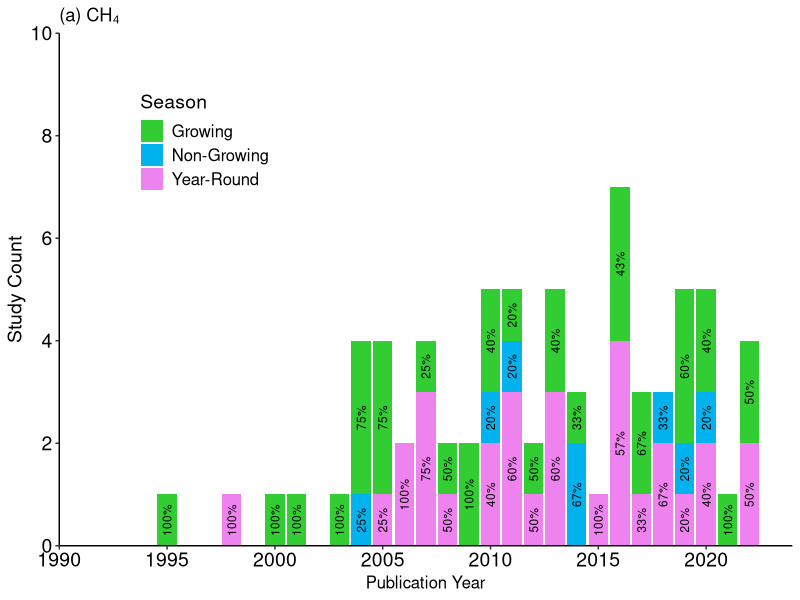
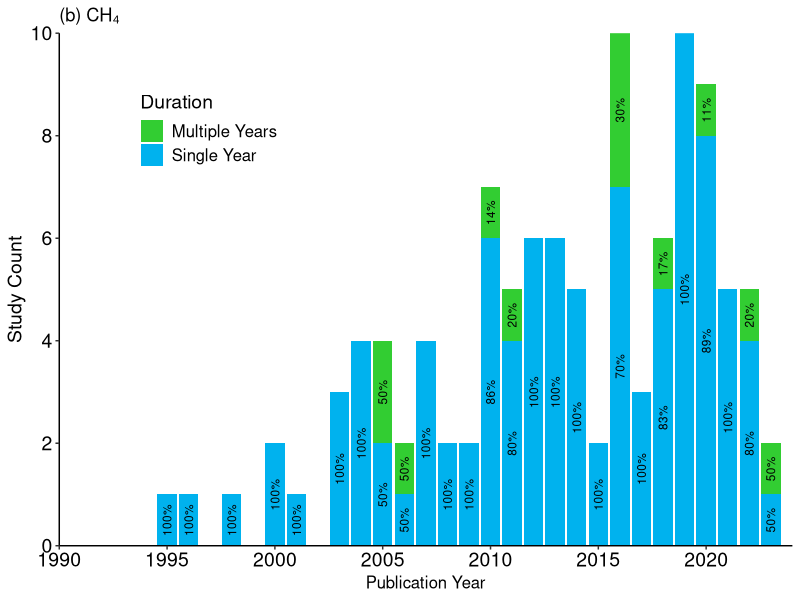
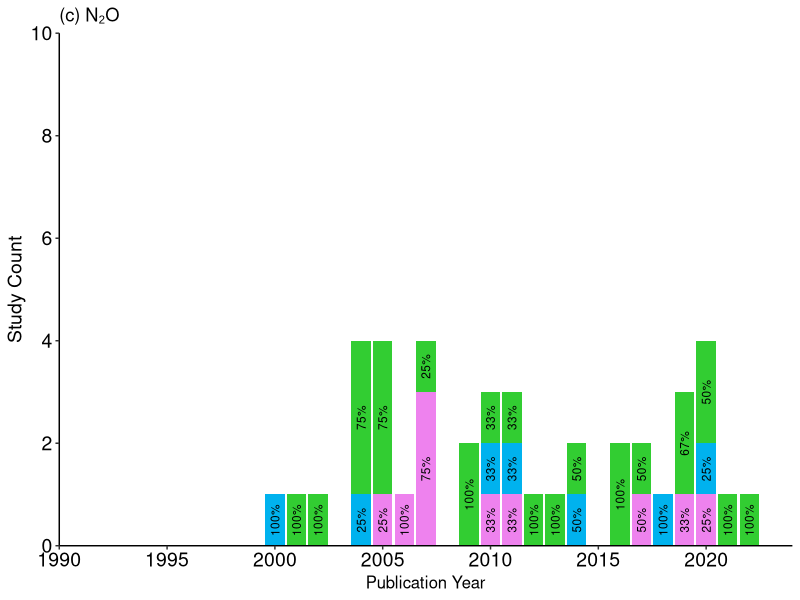
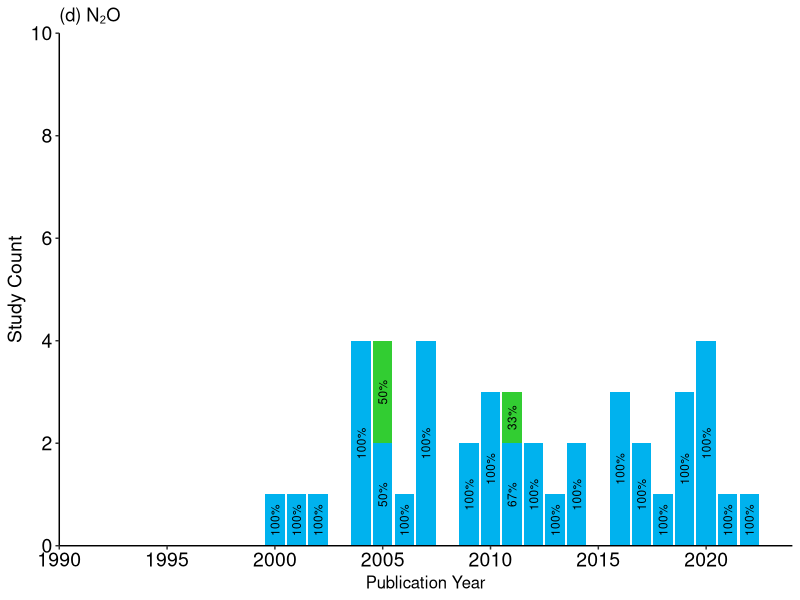
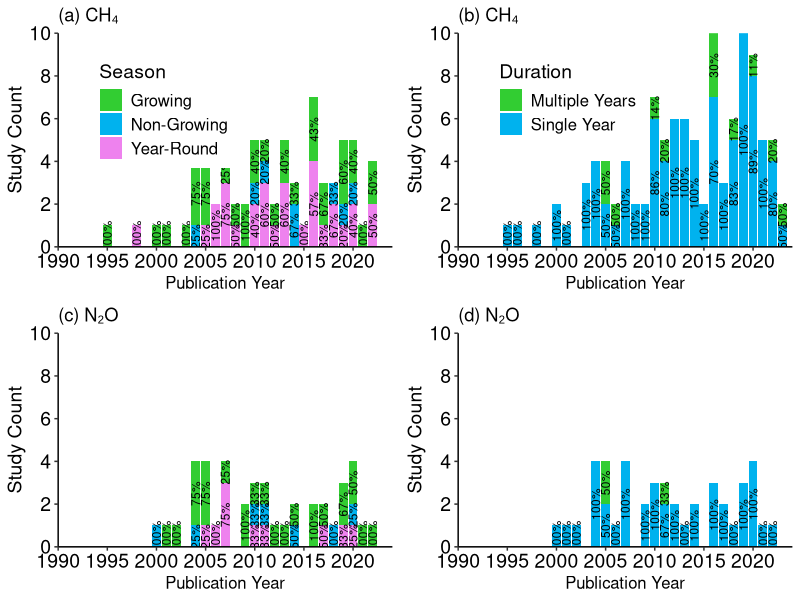

The R source for these figures, in order:
#To prepare figures for study period and study length
#Figure 6
library(tidyverse); library(ggpubr)

#read data
GHG.CH4 <- read.csv("input/Canada GHG storage lit review data 20240611.csv",header = T)



#CH4
#obtain studies with field measurement 
GHG.storage <- GHG.CH4[grepl("Storage", GHG.CH4$GHG.source),]
GHG.storage <- GHG.storage[GHG.storage$CH4 == TRUE,]
GHG.storage <- GHG.storage %>%
  filter(str_detect(Technique, "Micrometeorology")|
           str_detect(Technique, "Incubation")|
           str_detect(Technique, "Animal chamber")|
           str_detect(Technique, "Soil chamber"))
sum(na.omit(GHG.storage$Manure.type == "Liquid, Solid")) #18
sum(na.omit(GHG.storage$Manure.type == "Liquid")) #68
sum(na.omit(GHG.storage$Manure.type == "Solid")) #22
sum(na.omit(GHG.storage$Season == "Growing")) #34
sum(na.omit(GHG.storage$Season == "Non-Growing")) #8
sum(na.omit(GHG.storage$Season == "Year-Round")) #30



#Figure 6a
#study period
season_data <- GHG.storage %>%
  separate_rows(Season, sep = ",\\s*") %>%
  filter(str_detect(Technique, "Micrometeorology")|
           str_detect(Technique, "Incubation")|
           str_detect(Technique, "Animal chamber")|
           str_detect(Technique, "Soil chamber")) %>%
  group_by(Pub..year,Season) %>%
  summarise(Number = n ()) %>%
  ungroup() %>%
  group_by(Pub..year) %>%
  na.omit()%>%
  mutate(Percentage = Number / sum(Number) * 100)



#Make graph
Figure6a  <- ggplot(data = na.omit(season_data), 
                aes(x = Pub..year, y = Number, fill = Season)) +
  geom_bar(stat = "identity") +
  labs(x = "Publication Year", y = "Study Count", title = "(a) CH₄") +
  scale_fill_manual(values = c("Growing" = "limegreen", 
                               "Non-Growing" = "deepskyblue2",
                               "Year-Round" = "violet")) +
  theme_classic() +
  theme(axis.text = element_text(size = 14, colour = "black"),
        axis.title.x = element_text(size = 14),
        axis.title.y = element_text(size = 14),
        legend.position = c(0.1, 0.9),  # Adjust the legend position
        legend.justification = c(0, 1),  # Align the legend to top-left
        legend.title = element_text(size = 14),  # Adjust legend title font size
        legend.text = element_text(size = 12),
        axis.line = element_line(color = "black")) +
  theme(axis.title.x = element_text(size = 12)) +
  geom_text(aes(label = paste0(round(Percentage, 0), "%")),
            position = position_stack(vjust = 0.5),
            angle = 90, size = 3) +
  scale_y_continuous(limits = c(0, 10), 
                     breaks = seq(0, 10, by = 2),
                     expand = c(0, 0)) +
  scale_x_continuous(limits = c(1990, 2024), 
                     breaks = seq(1990, 2024 , by = 5),
                     expand = c(0, 0))
Figure6a

#Figure 6b
#study length
period_data <- GHG.storage %>%
  separate_rows(Period, sep = ",\\s*") %>%
  filter(str_detect(Technique, "Micrometeorology")|
           str_detect(Technique, "Incubation")|
           str_detect(Technique, "Animal chamber")|
           str_detect(Technique, "Soil chamber")) %>%
  group_by(Pub..year,Period) %>%
  summarise(Number = n ()) %>%
  ungroup() %>%
  group_by(Pub..year) %>%
  na.omit()%>%
  mutate(Percentage = Number / sum(Number) * 100)

sum(period_data$Number[period_data$Period == "Single Year"]) #96 88.9%
sum(period_data$Number[period_data$Period == "Multiple Years"]) #12 11.1%



#Figure for period
Figure6b <- ggplot(data = na.omit(period_data), 
                aes(x = Pub..year, y = Number, fill = Period)) +
  geom_bar(stat = "identity") +
  labs(x = "Publication Year", y = "Study Count", fill = "Duration", title = "(b) CH₄") +
  scale_fill_manual(values = c("Single Year" = "deepskyblue2",
                               "Multiple Years" = "limegreen")) +
  theme_classic() +
  theme(axis.text = element_text(size = 14, colour = "black"),
        axis.title.x = element_text(size = 14),
        axis.title.y = element_text(size = 14),
        legend.position = c(0.1, 0.9),  # Adjust the legend position
        legend.justification = c(0, 1),  # Align the legend to top-left
        legend.title = element_text(size = 14),  # Adjust legend title font size
        legend.text = element_text(size = 12),
        axis.line = element_line(color = "black")) +
  theme(axis.title.x = element_text(size = 12)) +
  geom_text(aes(label = paste0(round(Percentage, 0), "%")),
            position = position_stack(vjust = 0.5),
            angle = 90, size = 3) +
  scale_y_continuous(limits = c(0, 10), 
                     breaks = seq(0, 10, by = 2),
                     expand = c(0, 0)) +
  scale_x_continuous(limits = c(1990, 2024), 
                     breaks = seq(1990, 2024 , by = 5),
                     expand = c(0, 0))
Figure6b



#N2O
#obtain studies with field measurement 
GHG.storage.N2O <- GHG.CH4[grepl("Storage", GHG.CH4$GHG.source),]
GHG.storage.N2O <- GHG.storage.N2O[GHG.storage.N2O$N2O == TRUE,]
GHG.storage.N2O <- GHG.storage.N2O %>%
  filter(str_detect(Technique, "Micrometeorology")|
           str_detect(Technique, "Incubation")|
           str_detect(Technique, "Animal chamber")|
           str_detect(Technique, "Soil chamber"))
sum(na.omit(GHG.storage.N2O$Manure.type == "Liquid, Solid")) #3
sum(na.omit(GHG.storage.N2O$Manure.type == "Liquid")) #21
sum(na.omit(GHG.storage.N2O$Manure.type == "Solid")) #20
sum(na.omit(GHG.storage.N2O$Season == "Growing")) #25
sum(na.omit(GHG.storage.N2O$Season == "Non-Growing")) #7
sum(na.omit(GHG.storage.N2O$Season == "Year-Round")) #10



#Figure 6c
#study period
season_data_N2O <- GHG.storage.N2O %>%
  separate_rows(Season, sep = ",\\s*") %>%
  filter(str_detect(Technique, "Micrometeorology")|
           str_detect(Technique, "Incubation")|
           str_detect(Technique, "Animal chamber")|
           str_detect(Technique, "Soil chamber")) %>%
  group_by(Pub..year,Season) %>%
  summarise(Number = n ()) %>%
  ungroup() %>%
  group_by(Pub..year) %>%
  na.omit()%>%
  mutate(Percentage = Number / sum(Number) * 100)



#Make graph
Figure6c  <- ggplot(data = na.omit(season_data_N2O), 
                 aes(x = Pub..year, y = Number, fill = Season)) +
  geom_bar(stat = "identity") +
  labs(x = "Publication Year", y = "Study Count", title = "(c) N₂O") +
  scale_fill_manual(values = c("Growing" = "limegreen", 
                               "Non-Growing" = "deepskyblue2",
                               "Year-Round" = "violet")) +
  theme_classic() +
  theme(axis.text = element_text(size = 14, colour = "black"),
        axis.title.x = element_text(size = 14),
        axis.title.y = element_text(size = 14),
        legend.position = "none",
        axis.line = element_line(color = "black")) +
  theme(axis.title.x = element_text(size = 12)) +
  geom_text(aes(label = paste0(round(Percentage, 0), "%")),
            position = position_stack(vjust = 0.5),
            angle = 90, size = 3) +
  scale_y_continuous(limits = c(0, 10), 
                     breaks = seq(0, 10, by = 2),
                     expand = c(0, 0)) +
  scale_x_continuous(limits = c(1990, 2024), 
                     breaks = seq(1990, 2024 , by = 5),
                     expand = c(0, 0))
Figure6c

#Figure 6d
#study length
period_data_N2O <- GHG.storage.N2O %>%
  separate_rows(Period, sep = ",\\s*") %>%
  filter(str_detect(Technique, "Micrometeorology")|
           str_detect(Technique, "Incubation")|
           str_detect(Technique, "Animal chamber")|
           str_detect(Technique, "Soil chamber")) %>%
  group_by(Pub..year,Period) %>%
  summarise(Number = n ()) %>%
  ungroup() %>%
  group_by(Pub..year) %>%
  na.omit()%>%
  mutate(Percentage = Number / sum(Number) * 100)

sum(period_data_N2O$Number[period_data_N2O$Period == "Single Year"]) #41 93.2%
sum(period_data_N2O$Number[period_data_N2O$Period == "Multiple Years"]) #3 6.8%



#Figure for period
Figure6d <- ggplot(data = na.omit(period_data_N2O), 
                aes(x = Pub..year, y = Number, fill = Period)) +
  geom_bar(stat = "identity") +
  labs(x = "Publication Year", y = "Study Count", fill = "Duration", title = "(d) N₂O") +
  scale_fill_manual(values = c("Single Year" = "deepskyblue2",
                               "Multiple Years" = "limegreen")) +
  theme_classic() +
  theme(axis.text = element_text(size = 14, colour = "black"),
        axis.title.x = element_text(size = 14),
        axis.title.y = element_text(size = 14),
        legend.position = "none",
        axis.line = element_line(color = "black")) +
  theme(axis.title.x = element_text(size = 12)) +
  geom_text(aes(label = paste0(round(Percentage, 0), "%")),
            position = position_stack(vjust = 0.5),
            angle = 90, size = 3) +
  scale_y_continuous(limits = c(0, 10), 
                     breaks = seq(0, 10, by = 2),
                     expand = c(0, 0)) +
  scale_x_continuous(limits = c(1990, 2024), 
                     breaks = seq(1990, 2024 , by = 5),
                     expand = c(0, 0))
Figure6d

# combine figures together
ggsave("output/Figure 6 - Study period and length CH4 and N2O.png",
       ggarrange(Figure6a, Figure6b, Figure6c, Figure6d,
                 ncol = 2, nrow = 2),
       width = 24, height = 24, units = "cm",
       dpi = 300)
